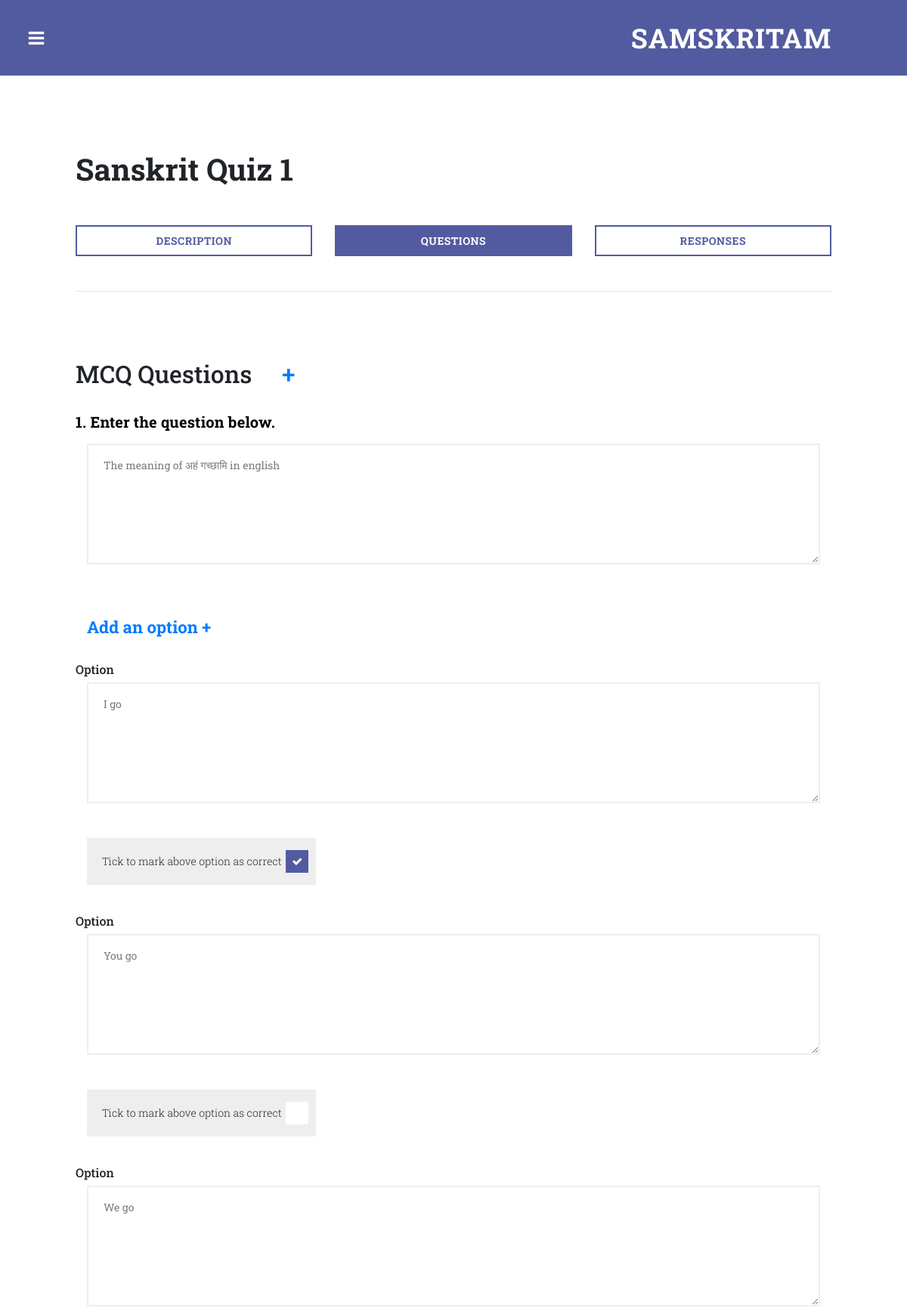
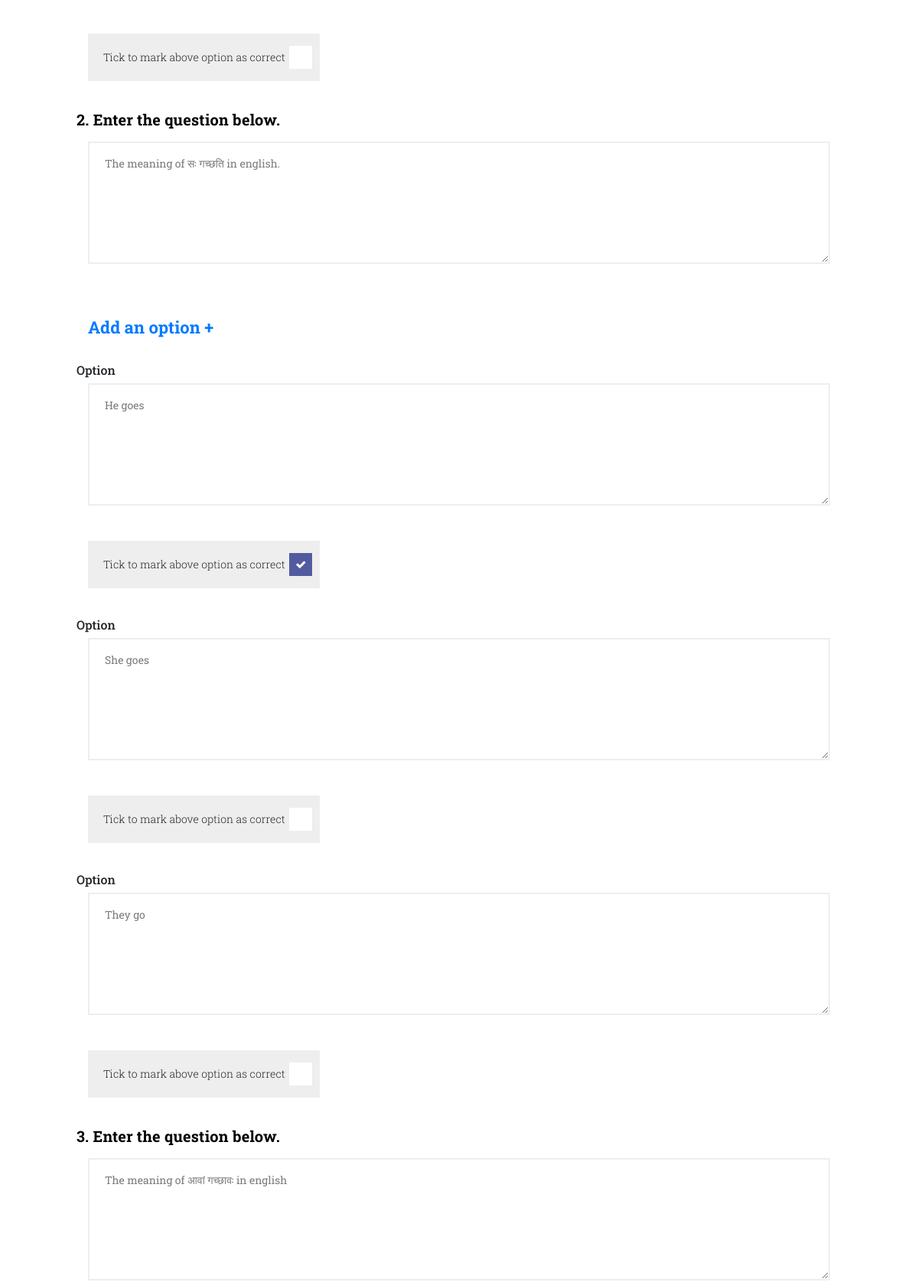
/my_competition_questions/4/ (signed in, upper part), run on the app's committed database (2 pictures, top to bottom).
### main/models.py (models this page shows, shortened)
class Competition(models.Model):
    name = models.CharField(max_length=200)
    organiser = models.ForeignKey(User,on_delete=models.SET_NULL,null=True)
    description = models.TextField(default='-')
    start_time = models.DateTimeField(null = True)
    end_time = models.DateTimeField(null = True)
    imageurl = models.TextField(null = True, blank = True,default='-')
    imagename = models.TextField(null = True, blank =True,default='-')

class MCQ_question(models.Model):
    contest = models.ForeignKey(Competition,on_delete=models.SET_NULL,null=True,related_name='mcq_question')
    question = models.TextField(null = True,blank = True)
    marks = models.IntegerField(default=0)

class MCQ_option(models.Model):
    contest = models.ForeignKey(Competition,on_delete=models.SET_NULL,null=True)
    question = models.ForeignKey(MCQ_question,on_delete=models.SET_NULL,null=True,related_name='mcq_option')
    correct = models.BooleanField(default=False)
    option = models.TextField(null = True,blank = True)

### main/views.py (the view, shortened to what this page needs)
# urls.py: path('my_competition_questions/<int:pk>/',views.my_competition_questions,name="my_competition_questions"),
def my_competition_questions(request,pk):
    expert = None
    if request.user.is_authenticated:
        if Expert_data.objects.filter(user = request.user):
            expert = request.user
    if not expert:
        return(redirect(home))
    competition = Competition.objects.get(pk=pk)
    mcq_questions = MCQ_question.objects.filter(contest=competition)
    mcq_options = MCQ_option.objects.filter(contest=competition)
    fib_questions = FIB_question.objects.filter(contest=competition)
    pdf_questions = Pdf_question.objects.filter(contest=competition)
    return render(request,'main/my_competition_questions.html',{"expert":expert,"competition":competition,"mcq_options":mcq_options,"mcq_questions":mcq_questions,"fib_questions":fib_questions,"pdf_questions":pdf_questions})

### templates/main/my_competition_questions.html (shortened to what this page needs)
{%extends "main/base.html"%}
{% load static %}
{% block content %}
<div class="row">
                    <div class="col-md-12">
                    <div class="section-heading">
                      <h2 style="font-size:40px">{{competition.name}}</h2>
                    </div>
                  </div>
                      <div class="col-md-4">
                        <div class="border-rectangle-button">
                          <a href="{% url 'my_competition_description' pk=competition.pk %}">Description</a>
                        </div>
                      </div>
                      <div class="col-md-4">
                        <div class="filled-rectangle-button">
                          <a href="{% url 'my_competition_questions' pk=competition.pk %}">Questions</a>
                        </div>
                      </div>
                      <div class="col-md-4">
                        <div class="border-rectangle-button">
                          <a href="{% url 'my_competition_responses' pk=competition.pk %}">Responses</a>
                        </div>
                      </div>
                    </div>
                    <hr>
            <section class="forms">
              <div class="container-fluid">
                <div class="row">
                  <div class="col-md-12">
                    <form id="contact" action="" method="post">
                        <h2>MCQ Questions &nbsp; &nbsp; <a href="{% url 'new_mcq_question' pk=competition.pk %}" title="Add MCQ Question">+</a></h2>
                        <br>
                       {% for mcq_question in mcq_questions %}
                        <p style="font-size: 20px;color: black;"><b>{{forloop.counter}}. Enter the question below.</b></p>
                        <div class="col-12">
                          <textarea name="mcq{{mcq_question.pk}}" id="mcq{{mcq_question.pk}}" placeholder="Enter the question here" rows="6">{{mcq_question.question}}</textarea>
                        </div>
                        <br>
                        <div class="col-md-12">
                        <div class="section-heading">
                            <h3 style="font-size: 22px;"><b><a href="{% url 'new_mcq_option' pk=mcq_question.pk %}">Add an option +</a></b></h3>
                        </div>
                      </div>
                      <br>
                            {% for option in mcq_options %}
                                {% if option.question == mcq_question %}
                                <h6>Option</h6>
                                <div class="col-12">
                                  <textarea name="opt{{option.pk}}" id="opt{{option.pk}}" placeholder="Enter the option here" rows="6">{{option.option}}</textarea>
                                </div>
                                <div class="col-md-4 col-sm-4">
                                  <div class="radio-item">
                                    {% if not option.correct %}
                                    <label for="cor{{option.pk}}">Tick to mark above option as correct</label>
                                    {% else %}
                                    <label for="cor{{option.pk}}">Tick to mark above option as correct</label>
                                    {% endif %}
                                  </div>
                                </div>
                                {%endif%}
                            {%endfor%}
                        {% endfor %}
                        <br>
                        {% for fib_question in fib_questions %}
                        <br>
                        {% endfor %}
                    </form>
                  </div>
                </div>
              </div>
            </section>
{%endblock%}

### static/main/assets/css/style1.css (style rules this page uses)
body { color: #330066; background: #FFFFFF; font-family: Verdana, Arial; }
p { margin: 0.6em 0 0.6em 0; }
a { color: #330066; text-decoration: underline; }
textarea { font-family: Arial; color: #5B5B5B; font-size:12pt; }

### static/main/assets/css/templatemo-style.css (style rules this page uses)
body { font-family: 'Roboto Slab', sans-serif; }
input, select, textarea { outline: none; }
p { font-size: 14px; line-height: 25px; color: #7a7a7a; letter-spacing: 0.2px; }
section { border-bottom: 3px solid #eee; padding-bottom: 100px; }
section.forms { margin-top: 90px; }
section.forms .container-fluid { padding-left: 0px; padding-right: 0px; }
.forms textarea { font-size: 14px; color: #7a7a7a; width: 100%; height: 160px; max-height: 220px; border-radius: 0px; border: 2px solid #eee; outline: none; padding-left: 20px; line-height: 50px; margin-bottom: 40px; }
.forms .radio-item, .forms .circle-item { margin-bottom: 30px; }
input[type="checkbox"] + label, input[type="radio"] + label { text-decoration: none; cursor: pointer; display: inline-block; font-size: 14px; letter-spacing: 0; text-transform: none; font-weight: 300; background-color: #eee; padding: 20px; padding-right: 1rem; position: relative; min-width: 180px; width: 100%; display: inline-block; line-height: 22px; }
input[type="checkbox"] + label:before, input[type="radio"] + label:before { -moz-osx-font-smoothing: grayscale; -webkit-font-smoothing: antialiased; font-family: FontAwesome; font-style: normal; font-weight: normal; text-transform: none !important; }
input[type="checkbox"] + label:before, input[type="radio"] + label:before { border-radius: 0px; background-color: #fff; content: ''; display: inline-block; line-height: 30px; position: absolute; text-align: center; width: 30px; height: 30px; top: 50%; transform: translateY(-50%); right: 10px; }
input[type="checkbox"]:checked + label:before, input[type="radio"]:checked + label:before { content: '\f00c'; background-color: #535ba0; color: #fff; }
input[type="checkbox"] + label:before { border-radius: 0; }
.filled-rectangle-button { margin-bottom: 30px; }
.filled-rectangle-button a { font-size: 14px; font-weight: 700; text-transform: uppercase; display: inline-block; padding: 8px; width: 100%; text-align: center; letter-spacing: 0.5px; color: #fff; border: 2px solid #535ba0; transition: all 0.5s; background-color: rgba(83,91,160,1); }
.border-rectangle-button { margin-bottom: 30px; }
.border-rectangle-button a { font-size: 14px; font-weight: 700; text-transform: uppercase; display: inline-block; padding: 8px; width: 100%; text-align: center; letter-spacing: 0.5px; color: #535ba0; border: 2px solid #535ba0; transition: all 0.5s; background-color: rgba(83,91,160,0.0); }
.section-heading h2 { margin-top: 0px; font-size: 24px; font-weight: 700; margin-bottom: 50px; }

### data on the page
Competition: name "Sanskrit Quiz 1"
MCQ_question: pk "The meaning of अहं गच्छामि in english"
MCQ_option: pk "I go"
MCQ_option: pk "You go"
MCQ_option: pk "We go"
MCQ_question: pk "The meaning of सः गच्छति in english."
MCQ_option: pk "He goes"
MCQ_option: pk "She goes"
MCQ_option: pk "They go"
MCQ_question: pk "The meaning of आवां गच्छावः in english"
